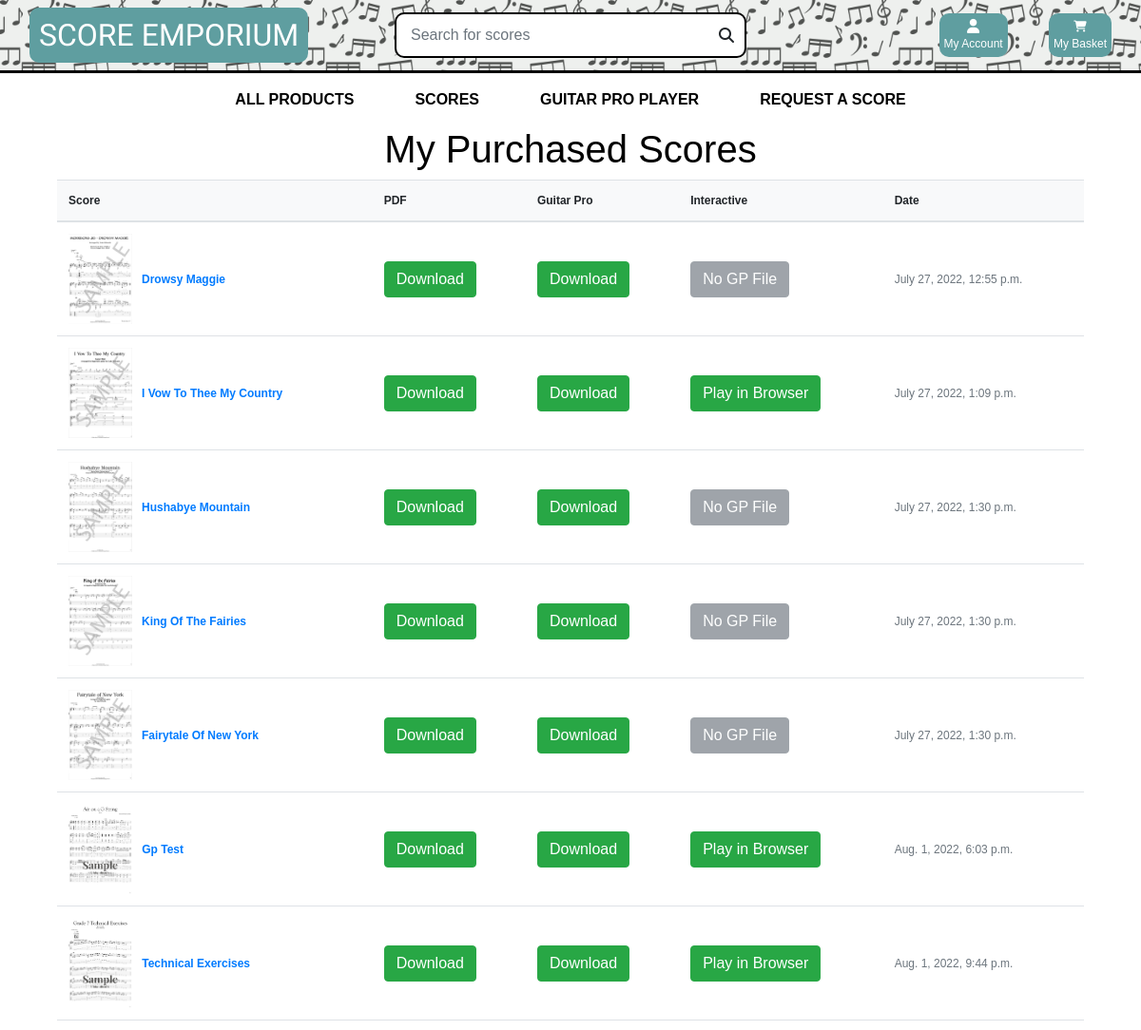
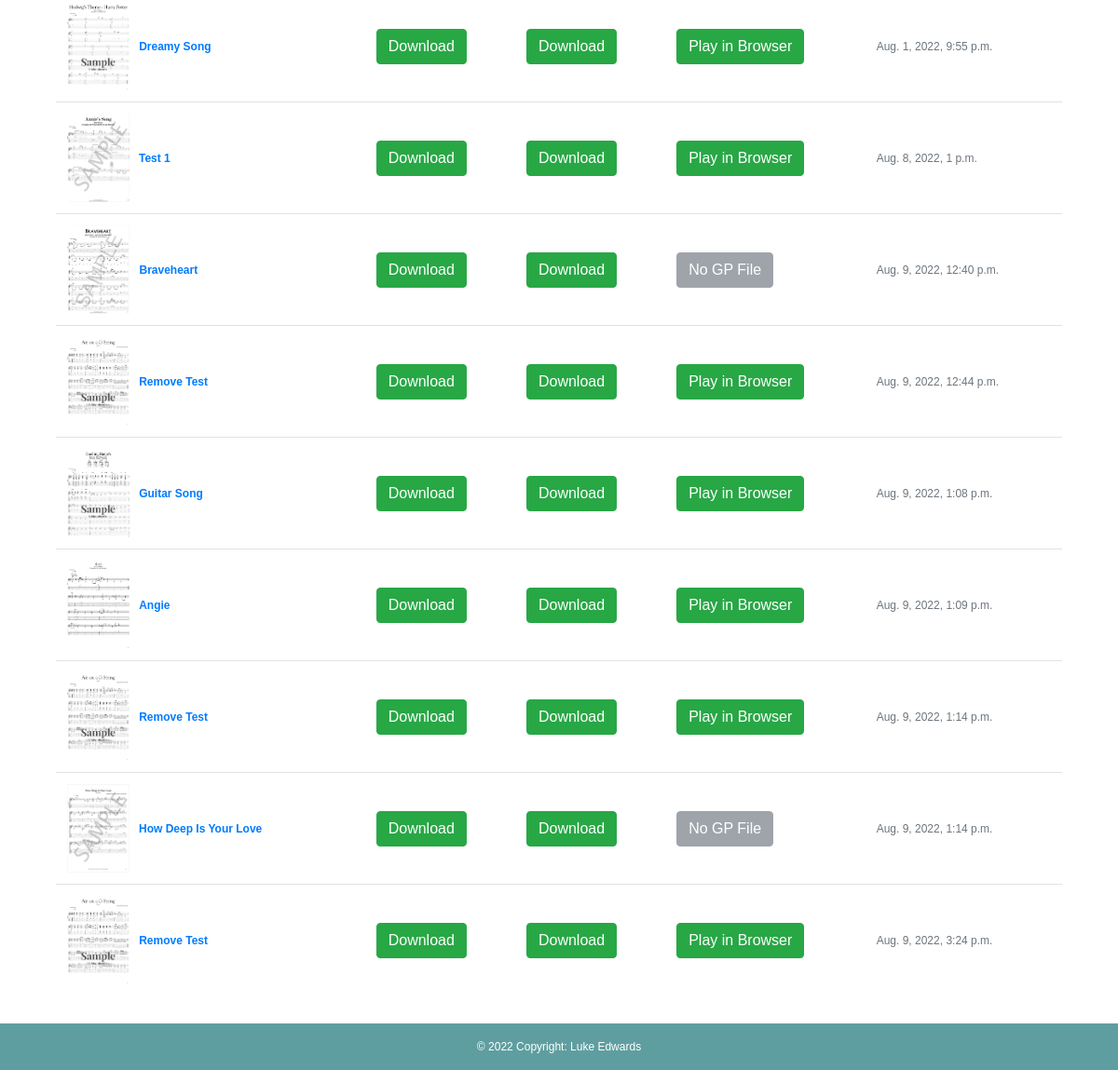
/profile/ (signed in), run on the app's committed database (2 pictures, top to bottom).
### checkout/models.py (models this page shows, shortened)
class OrderLineItem(models.Model):
    order = models.ForeignKey(Order, null=False, blank=False, on_delete=models.CASCADE, related_name='lineitems')
    product = models.ForeignKey(Product, null=False, blank=False, on_delete=models.CASCADE)
    lineitem_total = models.DecimalField(max_digits=6, decimal_places=2, null=False, blank=False, editable=False)

class Order(models.Model):
    order_number = models.CharField(max_length=32, null=False, editable=False)
    user_profile = models.ForeignKey(UserProfile, on_delete=models.SET_NULL,
                                     null=True, blank=True, related_name='orders')
    username = models.CharField(max_length=32, null=False, editable=False)
    full_name = models.CharField(max_length=50, null=False, blank=False)
    email = models.EmailField(max_length=254, null=False, blank=False)
    phone_number = models.CharField(max_length=20, null=False, blank=False)
    date = models.DateTimeField(auto_now_add=True)
    order_total = models.DecimalField(max_digits=10, decimal_places=2, null=False, default=0)

### products/models.py (models this page shows, shortened)
class Product(models.Model):
    genre = models.ForeignKey('Genre', null=True, blank=True, on_delete=models.SET_NULL)
    difficulty = models.ForeignKey('Difficulty', null=True, blank=True, on_delete=models.SET_NULL)
    sku = models.CharField(max_length=254, null=True, blank=True)
    name = models.CharField(max_length=254)
    description = models.TextField()
    price = models.DecimalField(max_digits=6, decimal_places=2)
    rating = models.DecimalField(max_digits=6, decimal_places=2, null=True, blank=True)
    image_url = models.URLField(max_length=1024, null=True, blank=True)
    image = models.ImageField(null=True, blank=True,)
    vendor = models.CharField(max_length=254, null=True)
    PDF = models.FileField(null=True,)
    Guitar_Pro_Unlocked = models.FileField(null=True,)
    Guitar_Pro_Locked = models.FileField(null=True, blank=True)
    video = models.URLField(max_length=1024, null=True, blank=True)

### user_profile/views.py (the view)
# urls.py: path('profile/', include('user_profile.urls')),
def user_profile(request):
    profile = get_object_or_404(UserProfile, user=request.user)
    products = Product.objects.all()
    orders = profile.orders.all()
    context = {
        'products': products,
        'profile': profile,
        'orders': orders
    }
    return render(request, 'user_profile/profile.html', context)

### cart/contexts.py (called while the page is built, shortened)
def cart_contents(request):
    cart_items = []
    total = 0
    product_count = 0
    cart = request.session.get('cart', {})
    total = total
    context = {
        'cart_items': cart_items,
        'total': total,
        'product_count': product_count,
    }
    return context

### user_profile/templates/user_profile/profile.html (shortened to what this page needs)
{% extends "base.html" %}
{% load static %}
{% block content %}
<div style="margin: 0 auto;" class=" text-black">
    <h1 class="text-center">My Purchased Scores</h1>
    <div style="width: 90%; margin: 0 auto;" class="row ">
      <table id="scores-container" class="table align-middle mb-0 bg-white">
        <thead class="bg-light">
          <tr>
            <th>Score</th>
            <th>PDF</th>
            <th>Guitar Pro</th>
            <th>Interactive</th>
            <th>Date</th>
          </tr>
        </thead>
        <tbody>
          {% for order in orders %}
            {% for item in order.lineitems.all%}
          <tr>
            <td>
              <div class="d-flex align-items-center">
                <a href="/media/{{item.product.image}}" target="_blank">
                <img
                    id="purchased-img"
                    src="/media/{{item.product.image}}"
                    alt="{{item.product.name}}"
                    style="max-height: 95px; margin-right: 10px;"
                    class=""
                    />
                  </a>
                <div class="ms-3">
                  <a href="{% url 'product_detail' item.product.id %}">
                    <strong>{{item.product.name|title}}</strong>
                    </a>
                </div>
              </div>
            </td>
            <td>
              <a href="/media/{{item.product.PDF}}" class="btn btn-success my-auto" target="_blank">Download</a>
            </td>
            <td>
              {% if item.product.Guitar_Pro_Locked%}
              <a href="/media/{{item.product.Guitar_Pro_Locked}}" class="btn btn-success" target="_blank">Download</a>
              {% else %}
              {% if item.product.Guitar_Pro_Unlocked%}
              <a href="/media/{{item.product.Guitar_Pro_Unlocked}}" class="btn btn-success" target="_blank">Download</a>
              {%else%}
              <p>No Guitar Pro File</p>
              {%endif%}
              {%endif%}
            </td>
            <td>
              {% if item.product.Guitar_Pro_Unlocked %}
              <span><a href="{% url 'guitar_pro' item.product.id%}" class="btn btn-success">Play in Browser</a></span>
              {%else%}
              <span><input type="button" disabled value="No GP File" class="btn btn-secondary"></span>
              {%endif%}
            </td>
            <td>
              <span class="text-muted">{{order.date}}</span>
            </td>
          </tr>
          {%endfor%}
          {%endfor%}
        </tbody>
      </table>
    </div>
  </div>
{% endblock %}

### templates/base.html (shortened to what this page needs)
{% load static %}
<!doctype html>
<html lang="en">
  <head>
    {% block corecss %}
    <link rel="stylesheet" href="https://cdn.jsdelivr.net/npm/bootstrap@4.6.1/dist/css/bootstrap.min.css">
    <link rel="stylesheet" href="{% static 'css/base.css' %}">
    <link href="http://maxcdn.bootstrapcdn.com/font-awesome/4.1.0/css/font-awesome.min.css" rel="stylesheet">
    <link rel="stylesheet" href="https://cdnjs.cloudflare.com/ajax/libs/font-awesome/6.1.1/css/all.min.css"
 />
    {% endblock %}
    {% block extra_css %}
    <link rel="stylesheet" href="{% static 'css/scores.css'%}">
    {% endblock %}
  </head>
  <body>
    <header id="nav-container" class="container-fluid">
        <div style="border-bottom: solid;" class="row">
            <div class="col-12 col-lg-4 my-auto py-1 py-lg-0 text-center text-lg-left">
                <a href="{% url 'home' %}" class="nav-link main-logo-link">
                    <h2 id="logo" class="logo-font text-black my-0">Score Emporium</h2>
                </a>
            </div>
            <div class="col-12 col-lg-4 my-auto py-1 py-lg-0">
                <form id="main-search" method="GET" action="{% url 'products' %}">
                    <div class="input-group w-100">
                        <input id="search-box"  class="form-control  rounded-0" type="text" name="q" placeholder="Search for scores">
                        <div id="search-btn-div">
                        <button id="search-btn" class="form-control btn " type="submit">
                            <span class="icon">
                                <i class="fas fa-search"></i>
                            </span>
                        </button>
                        </div>
                    </div>
                </form>
            </div>
            <div class="col-12 col-lg-4 my-auto py-1 py-lg-0">
                <ul class="list-inline list-unstyled text-center text-lg-right my-0">
                    <li class="list-inline-item dropdown">
                        <a class=" nav-link" href="#" id="user-options" data-toggle="dropdown" aria-haspopup="true" aria-expanded="false">
                            <div id="account-button" class="text-center">
                                <div></div>
                                <p class="my-0">My Account</p>
                            </div>
                        </a>
                    </li>
                    <li class="list-inline-item">
                        <a class="{% if grand_total %}text-info font-weight-bold{% else %}text-black{% endif %} nav-link" href="{% url 'view_cart'%}">
                            <div id="cart-button" class="text-center">
                                <div><i class="fa-solid fa-cart-shopping"></i></div>
                                <p class="my-0">My Basket</p>
                            </div>
                        </a>
                    </li>
                </ul>
            </div>
        </div>
        <div class="row bg-white">
            <nav class="navbar navbar-expand-lg navbar-light w-100">
                {% include 'includes/main-nav.html' %}
            </nav>
        </div>
    </header>
    {% block content %}
    {% endblock %}
    <footer id="footer" class=" text-center text-lg-start">
        <div class="text-center p-3">
          © 2022 Copyright: Luke Edwards
        </div>
      </footer>
  </body>
</html>

### templates/includes/main-nav.html (shortened to what this page needs)
<div class="collapse navbar-collapse" id="main-nav">
    <ul class="navbar-nav w-auto mx-auto">
        <li class="nav-item dropdown">
            <a class="logo-font font-weight-bold nav-link text-black mr-5" href="{% url 'products'%}" id="all-products-link"  aria-haspopup="true" aria-expanded="false">
                All Products
            </a>
        </li>
        <li class="nav-item dropdown">
            <a class="logo-font font-weight-bold nav-link text-black mr-5" href="#" id="clothing-link" data-toggle="dropdown" aria-haspopup="true" aria-expanded="false">
                Scores
            </a>
        </li>
        <li class="nav-item dropdown">
            <a class="logo-font font-weight-bold nav-link text-black mr-5" href="{%url 'guitar_pro'%}" id="guitar-pro-link" >
                Guitar Pro Player
            </a>
        </li>
        <li class="nav-item dropdown">
            <a class="logo-font font-weight-bold nav-link text-black" href="{% url 'make_request'%}"  aria-haspopup="true" aria-expanded="false">
                Request a Score
            </a>
        </li>
    </ul>
</div>

### static/css/base.css (style rules this page uses)
html { height: 100%; }
body { height: 100%; min-height: 100%; margin: 0; padding-bottom: 30px; }
#nav-container { background-image: url(/static/media_1/sheet-music-pattern.jpg); background-repeat: repeat; background-size: 160px; box-shadow:inset 0 0 0 2000px rgba(210, 215, 211, 0.38); }
#account-button { background-color: cadetblue; color: white; padding: 5px; border-radius: 10px; }
#cart-button { background-color: cadetblue; color: white; padding: 5px; border-radius: 10px; }
#main-nav a { font-size: 1rem; }
#main-search { border-radius: 10px !important; border: 2px solid black; padding: 3px; background-color: white; }
#logo { font-family: 'Arima', cursive; background-color: cadetblue; border-radius: 10px; color: white !important; padding: 10px; }
body { background-size: cover; height: calc(100vh - 164px); color: black !important; font-family: 'Helvetica'; }
#search-btn { padding: 0; border-top-right-radius: 10px; border-bottom-right-radius: 10px; }
#search-btn-div { width: 3rem; }
.icon { align-items: center; display: inline-flex; height: 1.5rem; width: 1.5rem; border: none; float: right; border-top-right-radius: 10px; border-bottom-right-radius: 10px; }
#search-box { border: none; }
.logo-font { text-transform: uppercase; }
.main-logo-link { width: fit-content; }
#scores-container { margin-bottom: 80px !important; overflow: scroll; width: 100%; }
#footer { margin-top: 25px; background-color: cadetblue !important; color: white; bottom: 0; width: 100%; position: fixed; bottom: 0; z-index: 9999; left: 0 !important; }
.text-black { color: #000 !important; }
* { box-sizing: border-box; }
.row:after { content: ""; display: table; clear: both; }
#purchased-img { transition: .3s ease-in-out; }
.table td, .table th { vertical-align: middle !important; }

### static/css/scores.css (style rules this page uses)
body { font-family: Arial, Helvetica, sans-serif; font-size: 12px; }

### data on the page
Order: date "July 27, 2022, 12:55 p.m."
OrderLineItem: product.image (picture), product.name "Drowsy Maggie"
Order: date "July 27, 2022, 1:09 p.m."
OrderLineItem: product.image (picture), product.name "I Vow To Thee My Country", shows "Play in Browser"
Order: date "July 27, 2022, 1:30 p.m."
OrderLineItem: product.image (picture), product.name "Hushabye Mountain"
Order: date "July 27, 2022, 1:30 p.m."
OrderLineItem: product.image (picture), product.name "King Of The Fairies"
OrderLineItem: product.image (picture), product.name "Fairytale Of New York"
Order: date "Aug. 1, 2022, 6:03 p.m."
OrderLineItem: product.image (picture), product.name "Gp Test", shows "Play in Browser"
Order: date "Aug. 1, 2022, 9:44 p.m."
OrderLineItem: product.image (picture), product.name "Technical Exercises", shows "Play in Browser"
Order: date "Aug. 1, 2022, 9:55 p.m."
OrderLineItem: product.image (picture), product.name "Dreamy Song", shows "Play in Browser"
Order: date "Aug. 8, 2022, 1 p.m."
OrderLineItem: product.image (picture), product.name "Test 1", shows "Play in Browser"
Order: date "Aug. 9, 2022, 12:40 p.m."
OrderLineItem: product.image (picture), product.name "Braveheart"
Order: date "Aug. 9, 2022, 12:44 p.m."
OrderLineItem: product.image (picture), product.name "Remove Test", shows "Play in Browser"
Order: date "Aug. 9, 2022, 1:08 p.m."
OrderLineItem: product.image (picture), product.name "Guitar Song", shows "Play in Browser"
Order: date "Aug. 9, 2022, 1:09 p.m."
OrderLineItem: product.image (picture), product.name "Angie", shows "Play in Browser"
Order: date "Aug. 9, 2022, 1:14 p.m."
OrderLineItem: product.image (picture), product.name "Remove Test", shows "Play in Browser"
OrderLineItem: product.image (picture), product.name "How Deep Is Your Love"
Order: date "Aug. 9, 2022, 3:24 p.m."
OrderLineItem: product.image (picture), product.name "Remove Test", shows "Play in Browser"
